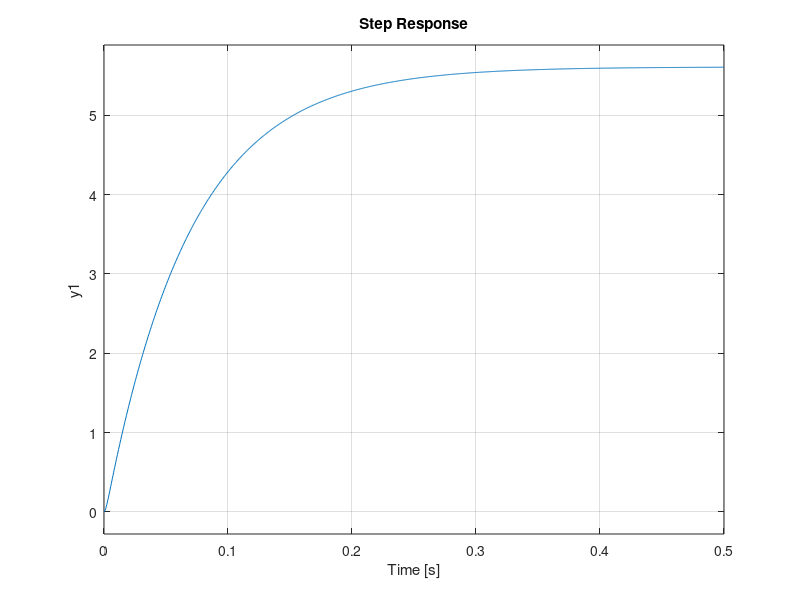

Write MATLAB code to recreate this figure.
b = 0.000135;
J = 0.008586328125;
kt= 0.7614;
R = 1.1;
L = 1.55e-3;
kb = 0.178;

Kp1 = 2.0;
Ki1 = 30.2;
Kaw1 = 1.0;

Kp2 = 2.00174495936295;
Ki2 = 1904.96918720126;
Kaw2 = 1.0;

A = [-R/L -kb/L; kt/J -b/J  ];
B = [1.0/L;0];
C = [0,1];
D = 0;
sys = ss(A,B,C,D)

step(sys)

Ts = 0.0001;

sys_tf = tf(sys)
sys_d = c2d( sys, Ts, 'foh' )
